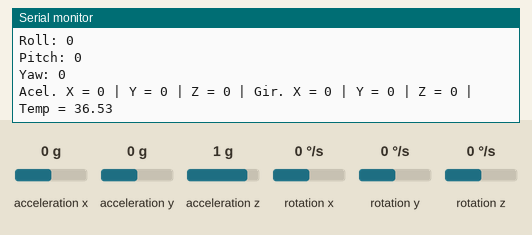
Recording of a sketch running on a simulated Arduino Uno, built with avr-gcc and run on an emulated ATmega328P. Parts: the last lines printed to the serial monitor. Wiring (inferred from the names in the program): MPU-6050 motion sensor at I2C address 0x68. The inputs (shaded band) are chosen by the test bench; at power-on: acceleration z 1 g, acceleration x 0 g, rotation x 0 °/s, acceleration y 0 g, rotation y 0 °/s, rotation z 0 °/s.

Above: at 11.9 s.
12.0 s: acceleration z set to -1.4 g
At 12.15 s:
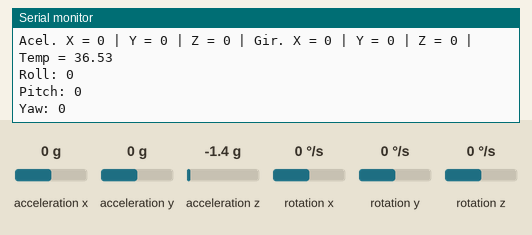
20.3 s: acceleration x set to -1.4 g
At 31.49 s:
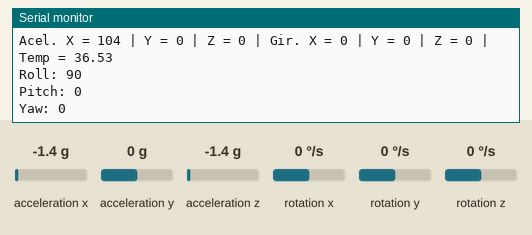
34.3 s: rotation x set to -192 °/s
At 37.61 s:
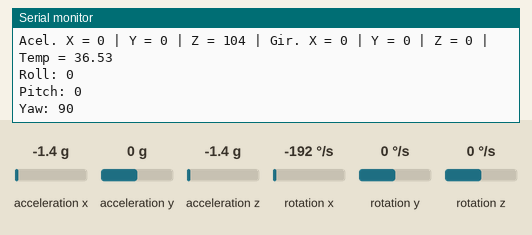
48.3 s: acceleration y set to -1.4 g
At 54.76 s:
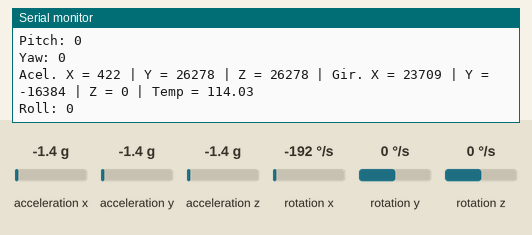
56.6 s: rotation y set to -192 °/s
At 60.88 s:
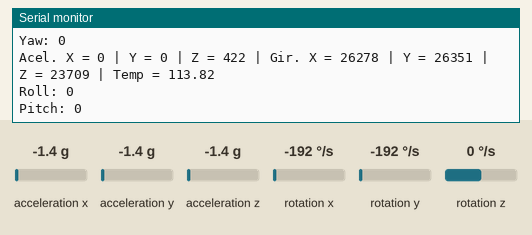
64.9 s: rotation z set to -192 °/s
At 65.14 s:
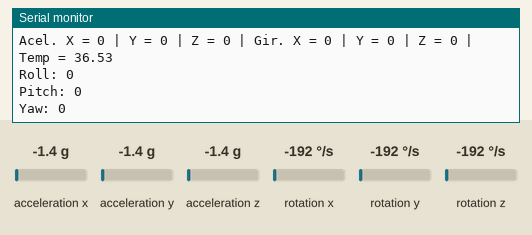
Timing chart, 0 to 67.9 s (numbered marks = the images above; inputs shaded):
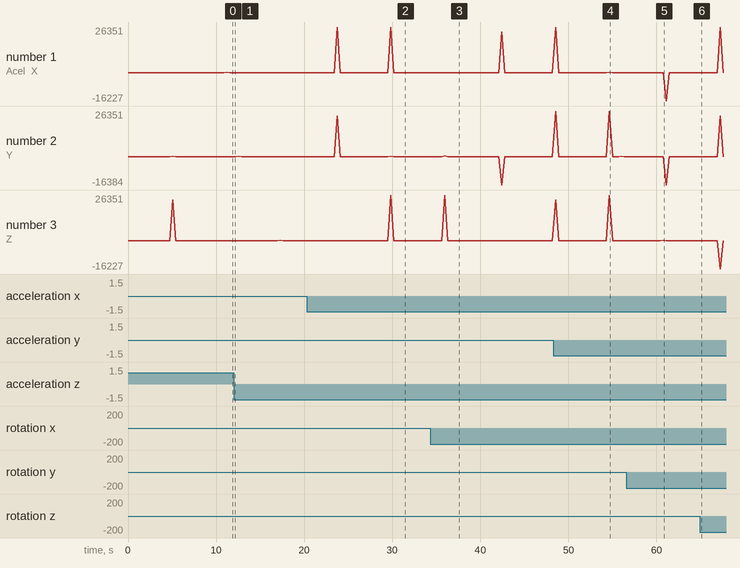

The sketch:

angulo.ino
```cpp
//Programa : Teste MPU-6050
//Alteracoes e adaptacoes : Arduino e Cia
//
//Baseado no programa original de JohnChi

//Carrega a biblioteca Wire
#include<Wire.h>

//Endereco I2C do MPU6050
const int MPU=0x68;

//Variaveis para armazenar valores dos sensores
int AcX,AcY,AcZ,Tmp,GyX,GyY,GyZ,Roll,Pitch,Yaw;

void setup()
{
  Serial.begin(9600);
  Wire.begin();
  Wire.beginTransmission(MPU);
  Wire.write(0x6B);

  //Inicializa o MPU-6050
  Wire.write(0);
  Wire.endTransmission(true);

}

void loop()
{
  Wire.beginTransmission(MPU);
  Wire.write(0x3B);  // starting with register 0x3B (ACCEL_XOUT_H)

 //Solicita os dados do sensor MPU6050
  Wire.requestFrom(MPU,14,true);


  //Armazena o valor dos sensores nas variaveis correspondentes
  AcX=Wire.read()<<8|Wire.read(); //0x3B (ACCEL_XOUT_H) & 0x3C (ACCEL_XOUT_L)
  AcY=Wire.read()<<8|Wire.read(); //0x3D (ACCEL_YOUT_H) & 0x3E (ACCEL_YOUT_L)
  AcZ=Wire.read()<<8|Wire.read(); //0x3F (ACCEL_ZOUT_H) & 0x40 (ACCEL_ZOUT_L)
  Tmp=Wire.read()<<8|Wire.read(); //0x41 (TEMP_OUT_H) & 0x42 (TEMP_OUT_L)
  GyX=Wire.read()<<8|Wire.read(); //0x43 (GYRO_XOUT_H) & 0x44 (GYRO_XOUT_L)
  GyY=Wire.read()<<8|Wire.read(); //0x45 (GYRO_YOUT_H) & 0x46 (GYRO_YOUT_L)
  GyZ=Wire.read()<<8|Wire.read(); //0x47 (GYRO_ZOUT_H) & 0x48 (GYRO_ZOUT_L)
  Roll = FunctionsPitchRoll(AcX, AcY, AcZ);
  Pitch = FunctionsPitchRoll(AcY, AcX, AcZ);
  Yaw = FunctionsPitchRoll(AcZ, AcX, AcY); //Calcolo angolo Pitch

  //Mostra os valores no serial
  Serial.print("Acel. X = "); Serial.print(AcX);
  Serial.print(" | Y = "); Serial.print(AcY);
  Serial.print(" | Z = "); Serial.print(AcZ);
  Serial.print(" | Gir. X = "); Serial.print(GyX);
  Serial.print(" | Y = "); Serial.print(GyY);
  Serial.print(" | Z = "); Serial.print(GyZ);
  Serial.print(" | Temp = "); Serial.println(Tmp/340.00+36.53); //converte a temperatuda de F para Cº
  Serial.print("Roll: "); Serial.println(Roll);
  Serial.print("Pitch: "); Serial.println(Pitch);
  Serial.print("Yaw: "); Serial.println(Yaw);
//

delay(300); //Aguarda 300 ms e reinicia o processo

}
//Função para Calcular, o Pitch e Roll.
double FunctionsPitchRoll(double A, double B, double C){
double DatoA, DatoB, Value;
DatoA = A;
DatoB = (B*B) + (C*C);
DatoB = sqrt(DatoB);

Value = atan2(DatoA, DatoB);
Value = Value * 180/3.14159265 ;

return (int)Value;
}
```

Measured:
- after the input at 20.3 s, the serial monitor: prints a new line after 9.2 s (image 2)
- after the input at 34.3 s, the serial monitor: prints a new line after 1.7 s (image 3)
- after the input at 48.3 s, the serial monitor: prints a new line after 0.24 s (image 4)
